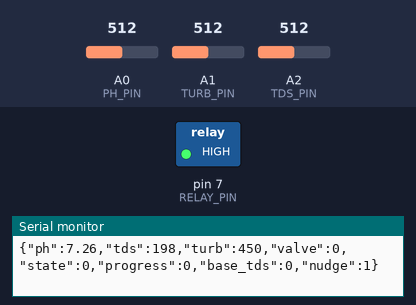
The sketch below on a simulated Arduino Uno, built with avr-gcc and run on an emulated ATmega328P. Shown: switched loads named in the sketch (green lamp = pin HIGH), the last lines printed to the serial monitor. The inputs (shaded band) are chosen by the test bench; at power-on: A0 (PH_PIN) = 512, A1 (TURB_PIN) = 512, A2 (TDS_PIN) = 512.

Above: at 0.1 s.
At 7.3 s:
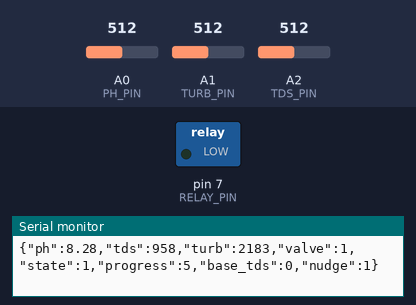
Timing chart, 0 to 11.8 s (numbered marks = the images above):
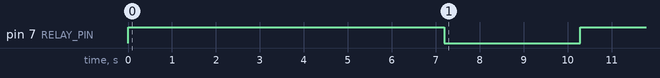

Measured:
- by itself, pin 7 (RELAY_PIN): HIGH → LOW at 7.2 s, → HIGH 3.1 s later

The sketch:

version_3.ino
```cpp
#include <math.h>

/************ PIN DEFINITIONS ************/
#define PH_PIN     A0
#define TURB_PIN   A1
#define TDS_PIN    A2
#define RELAY_PIN  7

/************ SYSTEM CONFIGURATION ************/
const float ALPHA = 0.15;
const int CALIB_SAMPLES = 40;
const float SIGMA_THRESHOLD = 3.0;
const int CONFIDENCE_LIMIT = 3;
const unsigned long WARMUP_MS = 5000;

/************ STATE MACHINE ************/
enum SystemState { WARMUP, CALIBRATING, OPERATIONAL, FAULT };
SystemState currentState = WARMUP;

/************ GLOBAL VARIABLES ************/
float f_ph = 7.0, f_tds = 0, f_turb = 0;
float baseTDS = 0, stdTDS = 0;
float tdsSum = 0, tdsSqSum = 0;
int sampleCount = 0;
int confidenceCounter = 0;
bool isHarvesting = false;

void setup() {
  Serial.begin(9600);
  pinMode(RELAY_PIN, OUTPUT);
  digitalWrite(RELAY_PIN, HIGH); // Default to DRAIN
}

void loop() {
  // 1. DATA ACQUISITION
  int adc_ph   = analogRead(PH_PIN);
  int adc_turb = analogRead(TURB_PIN);
  int adc_tds  = analogRead(TDS_PIN);

  float v_ph   = adc_ph   * (5.0 / 1023.0);
  float v_turb = adc_turb * (5.0 / 1023.0);
  float v_tds  = adc_tds  * (5.0 / 1023.0);

  // 2. FORMULAS
  float raw_ph = 3.5 * v_ph;
  float raw_turb = -1120.4 * pow(v_turb, 2) + 5742.3 * v_turb - 4352.9;
  if (raw_turb < 0) raw_turb = 0;
  float raw_tds = (133.42 * pow(v_tds, 3) - 255.86 * pow(v_tds, 2) + 857.39 * v_tds) * 0.5;

  // 3. SMOOTHING (EWMA)
  f_ph   = (ALPHA * raw_ph)   + ((1.0 - ALPHA) * f_ph);
  f_tds  = (ALPHA * raw_tds)  + ((1.0 - ALPHA) * f_tds);
  f_turb = (ALPHA * raw_turb) + ((1.0 - ALPHA) * f_turb);

  // 4. HYBRID DECISION LOGIC
  // LAYER 1: STATIC FALLBACK (Always Active)
  bool ph_static_ok   = (f_ph >= 6.5 && f_ph <= 8.5);
  bool tds_static_ok  = (f_tds <= 1000);
  bool turb_static_ok = (f_turb > 1700);
  bool isStaticClean  = ph_static_ok && tds_static_ok && turb_static_ok;

  // LAYER 2: ADAPTIVE NUDGE (Active only after Calibration)
  bool nudge_pass = true; // Default to TRUE (Fallback mode)

  switch (currentState) {
    case WARMUP:
      if (millis() > WARMUP_MS) currentState = CALIBRATING;
      break;

    case CALIBRATING:
      tdsSum += f_tds;
      tdsSqSum += (f_tds * f_tds);
      sampleCount++;
      if (sampleCount >= CALIB_SAMPLES) {
        float mean = tdsSum / CALIB_SAMPLES;
        float variance = (tdsSqSum / CALIB_SAMPLES) - (mean * mean);
        baseTDS = mean;
        stdTDS = sqrt(max(0.0, variance));
        currentState = OPERATIONAL;
      }
      break;

    case OPERATIONAL:
      // If stdTDS is very low (insignificant), we ignore the nudge to avoid false positives
      if (stdTDS > 2.0) {
        float z_score = abs(f_tds - baseTDS) / stdTDS;
        nudge_pass = (z_score < SIGMA_THRESHOLD);
      }
      break;
  }

  // 5. COMBINED DECISION
  // We use the static clean check. If we are Operational, we also check the nudge.
  bool finalDecision = isStaticClean && nudge_pass;

  // Confidence Engine
  if (!finalDecision) {
    confidenceCounter++;
    if (confidenceCounter >= CONFIDENCE_LIMIT) {
      confidenceCounter = CONFIDENCE_LIMIT;
      isHarvesting = false;
    }
  } else {
    confidenceCounter--;
    if (confidenceCounter <= 0) {
      confidenceCounter = 0;
      isHarvesting = true;
    }
  }

  // 6. ACTUATION
  if (isHarvesting) {
    digitalWrite(RELAY_PIN, LOW); // ON
  } else {
    digitalWrite(RELAY_PIN, HIGH); // OFF
  }

  // 7. TELEMETRY
  Serial.print("{\"ph\":"); Serial.print(f_ph, 2);
  Serial.print(",\"tds\":"); Serial.print(f_tds, 0);
  Serial.print(",\"turb\":"); Serial.print(f_turb, 0);
  Serial.print(",\"valve\":"); Serial.print(isHarvesting ? 1 : 0);
  Serial.print(",\"state\":"); Serial.print((int)currentState);
  Serial.print(",\"progress\":"); Serial.print((sampleCount * 100) / CALIB_SAMPLES);
  Serial.print(",\"base_tds\":"); Serial.print(baseTDS, 0);
  Serial.print(",\"nudge\":"); Serial.print(nudge_pass ? 1 : 0);
  Serial.println("}");

  delay(1000);
}
```
